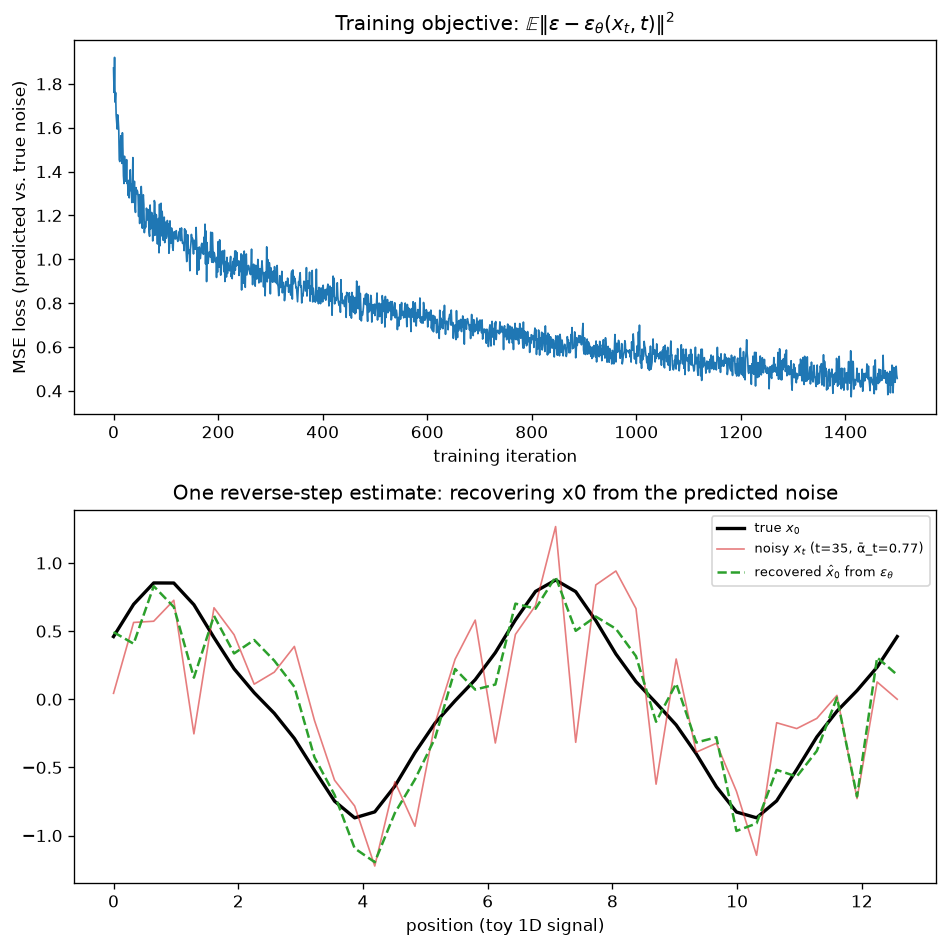

Write Python code to recreate this figure.
"""Day 84 — Diffusion: reverse denoising & objective.

Trains a tiny 1-hidden-layer MLP (plain NumPy, manual backprop — no
framework, no download) to predict the noise eps added to a toy 1D
signal family at a random diffusion timestep t. Then visualizes:
  1. The training loss curve (the epsilon-prediction MSE objective).
  2. A reconstruction: true x0 vs. noisy x_t vs. x0 recovered from the
     network's predicted eps at a fixed, fairly noisy t.
"""
import numpy as np
import matplotlib.pyplot as plt

rng = np.random.default_rng(42)

# --- toy 1D "signal" family: sum of two sinusoids with random phase/amp ---
n_points = 40
axis = np.linspace(0, 4 * np.pi, n_points)

def sample_signal(rng):
    a1, a2 = rng.uniform(0.6, 1.0), rng.uniform(0.1, 0.4)
    p1, p2 = rng.uniform(0, 2 * np.pi), rng.uniform(0, 2 * np.pi)
    return a1 * np.sin(axis + p1) + a2 * np.sin(3 * axis + p2)

# --- linear beta schedule (same closed-form machinery as Day 83) ---
T = 50
betas = np.linspace(1e-4, 0.02, T)
alphas = 1.0 - betas
alpha_bars = np.cumprod(alphas)

def forward_sample(x0, t_idx, rng):
    eps = rng.standard_normal(x0.shape)
    ab = alpha_bars[t_idx]
    return np.sqrt(ab) * x0 + np.sqrt(1 - ab) * eps, eps

# --- tiny 1-hidden-layer MLP: eps_theta(x_t, t) -> predicted eps ---
in_dim, hidden_dim, out_dim = n_points + 1, 64, n_points
scale = np.sqrt(2.0 / in_dim)
W1 = rng.standard_normal((in_dim, hidden_dim)) * scale
b1 = np.zeros(hidden_dim)
W2 = rng.standard_normal((hidden_dim, out_dim)) * np.sqrt(2.0 / hidden_dim)
b2 = np.zeros(out_dim)

def forward(x_in):
    z1 = x_in @ W1 + b1
    h = np.tanh(z1)
    out = h @ W2 + b2
    return out, h, z1

lr = 0.05
batch_size = 32
n_iters = 1500
losses = []

for it in range(n_iters):
    x0_batch = np.stack([sample_signal(rng) for _ in range(batch_size)])
    t_batch = rng.integers(0, T, size=batch_size)
    xt_batch = np.zeros_like(x0_batch)
    eps_batch = np.zeros_like(x0_batch)
    for i in range(batch_size):
        xt_batch[i], eps_batch[i] = forward_sample(x0_batch[i], t_batch[i], rng)

    t_norm = (t_batch / T).reshape(-1, 1)
    x_in = np.concatenate([xt_batch, t_norm], axis=1)

    eps_pred, h, z1 = forward(x_in)
    diff = eps_pred - eps_batch
    loss = np.mean(diff ** 2)
    losses.append(loss)

    # manual backprop (MSE -> linear -> tanh -> linear), Day 9's math in code
    d_out = 2 * diff / diff.size          # dL/d(eps_pred)
    dW2 = h.T @ d_out
    db2 = d_out.sum(axis=0)
    dh = d_out @ W2.T
    dz1 = dh * (1 - np.tanh(z1) ** 2)     # tanh'(z) = 1 - tanh(z)^2
    dW1 = x_in.T @ dz1
    db1 = dz1.sum(axis=0)

    W2 -= lr * dW2; b2 -= lr * db2
    W1 -= lr * dW1; b1 -= lr * db1

# --- reconstruction demo at a fixed, fairly noisy timestep ---
t_demo = 35
x0_demo = sample_signal(rng)
xt_demo, eps_true = forward_sample(x0_demo, t_demo, rng)
x_in_demo = np.concatenate([xt_demo, [t_demo / T]]).reshape(1, -1)
eps_pred_demo, _, _ = forward(x_in_demo)
eps_pred_demo = eps_pred_demo.ravel()

ab = alpha_bars[t_demo]
x0_hat = (xt_demo - np.sqrt(1 - ab) * eps_pred_demo) / np.sqrt(ab)

fig, axes = plt.subplots(2, 1, figsize=(8, 8))

ax = axes[0]
ax.plot(losses, color="tab:blue", lw=1)
ax.set_title(r"Training objective: $\mathbb{E}\|\epsilon - \epsilon_\theta(x_t, t)\|^2$")
ax.set_xlabel("training iteration")
ax.set_ylabel("MSE loss (predicted vs. true noise)")

ax2 = axes[1]
ax2.plot(axis, x0_demo, color="black", lw=2, label="true $x_0$")
ax2.plot(axis, xt_demo, color="tab:red", lw=1, alpha=0.6, label=f"noisy $x_t$ (t={t_demo}, ᾱ_t={ab:.2f})")
ax2.plot(axis, x0_hat, color="tab:green", lw=1.5, ls="--", label=r"recovered $\hat{x}_0$ from $\epsilon_\theta$")
ax2.set_title("One reverse-step estimate: recovering x0 from the predicted noise")
ax2.set_xlabel("position (toy 1D signal)")
ax2.legend(loc="upper right", fontsize=8)

fig.tight_layout()
fig.savefig("graph_DAY_84.png", dpi=120, bbox_inches="tight")
